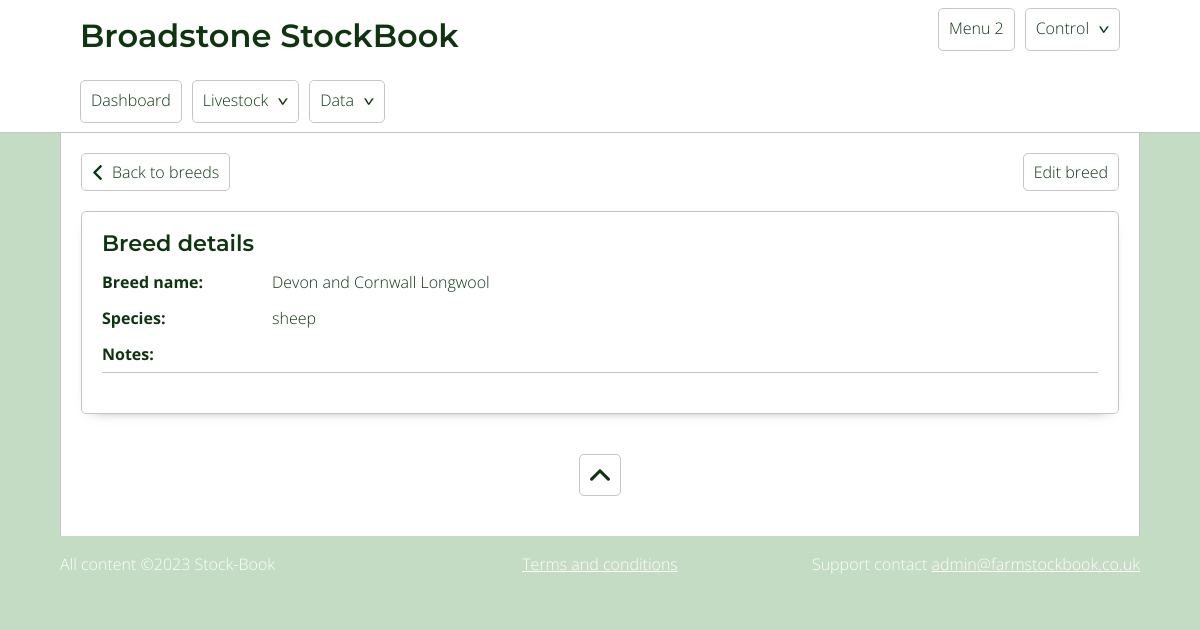
Page /breeds.php?id=11 on the earlier database version.
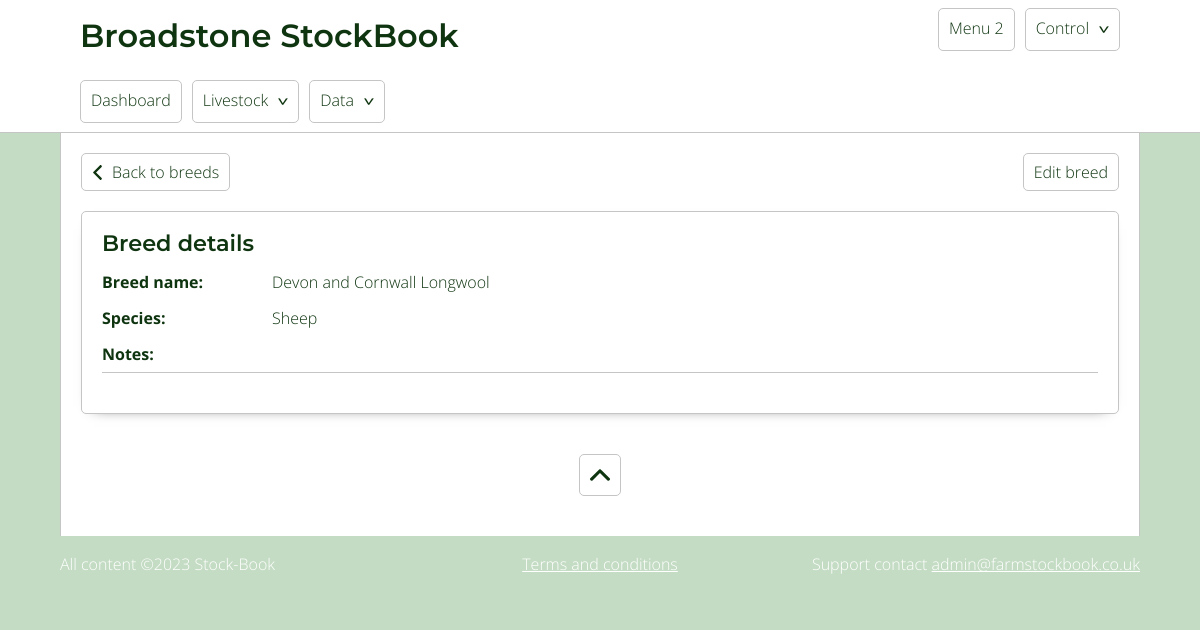
Same page on the later database version.
### tables this page shows
CREATE TABLE `breed` (
  `id` int(11) NOT NULL,
  `breed_name` varchar(500) NOT NULL,
  `species` int(11) NOT NULL DEFAULT 1,
  `notes` text DEFAULT NULL,
  `active` tinyint(1) NOT NULL DEFAULT 1
);

CREATE TABLE `species` (
  `id` int(11) NOT NULL,
  `species` varchar(255) NOT NULL,
  `notes` text NOT NULL
);

### includes/classes/Db.class.php (called while the page is built, shortened)
<?php
    class Db{
            private $db_servername = "localhost";
            private $db_username = "flockbook";
            private $db_password = "flockbook";
            private $db_dbName = "fb_redesign";
            protected function connect(){
                $pdo = new PDO("mysql:host=$this->db_servername;dbname=$this->db_dbName", $this->db_username, $this->db_password);
                $pdo -> setAttribute(PDO::ATTR_ERRMODE, PDO::ERRMODE_EXCEPTION);
                return self::$conn = $pdo;
            }
    }
?>

### includes/classes/Breeds.class.php (shortened to what this page needs)
<?php
    class Breeds extends Db{
            public function singleBreedCard($site_data, $id, $context){
                    $query = "SELECT * FROM breed WHERE id = :id";
                    $sql = self::$conn -> prepare($query);
                    $sql -> bindParam(':id', $id);
                    $sql -> execute();
                $row = $sql -> fetch();
                $data = '';
                $data .= "<p class='controls'>";
                    $data .= "<a href='$site_data[site_root]/breeds' class='back'>Back to breeds</a>";
                    $data .= "<a class='right_aligned js_edit_btn' data-editid='$id' data-edittype='breed' data-form='edit_breed'>Edit breed</a>";
                $data .= "</p>";
                $data .= "<div class='card breedCard'>";
                    $data .= "<h2>Breed details</h2>";
                    $data .= "<div class='col_2'>";
                        $data .= "<div>";
                            $data .= "<p><label>Breed name:</label>$row[breed_name]</p>";
                            $data .= "<p><label>Species:</label>" . $this -> getSpecies($row['species']) . "</p>";
                        $data.= "</div>";
                    $data .= "</div>";
                    $data .= "<div>";
                        $data .= "<p class='fullWidth'><label>Notes:</label>$row[notes]</p>";
                    $data .= "</div>";
                $data .= "</div>";
                if($context == 'echo'){
                    echo $data;
                }else{
                    return $data;
                }
            }
            public function getSpecies($id){
                $query = "SELECT species FROM species WHERE :id = id";
                    $sql = self::$conn -> prepare($query);
                    $sql -> bindParam(':id', $id);
                    $sql -> execute();
                    $row = $sql -> fetch();
                    return $row['species'];
            }
    }
?>

Differences in the rows shown:
changed through a linked row, breed "Devon and Cornwall Longwool": species.species "sheep" → "Sheep"
